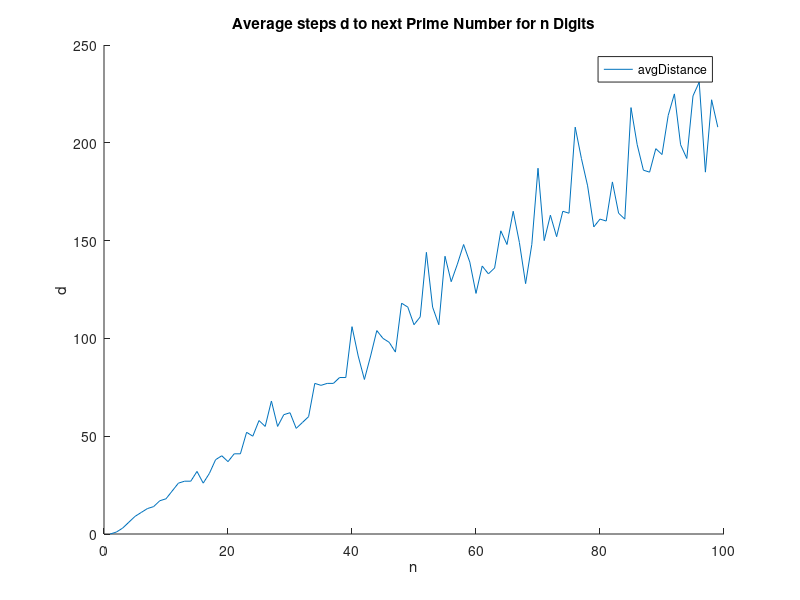

The MATLAB script that drew this image:
fid=fopen('data.txt');
data=textscan(fid,'%d %f');
fclose ( fid );
avgSteps_x=data{1};
avgSteps_y=data{2};

figure ;
title ('Average steps d to next Prime Number for n Digits');
xlabel('n');
ylabel('d');
hold on;
plot(avgSteps_x,avgSteps_y);
legend('avgDistance');